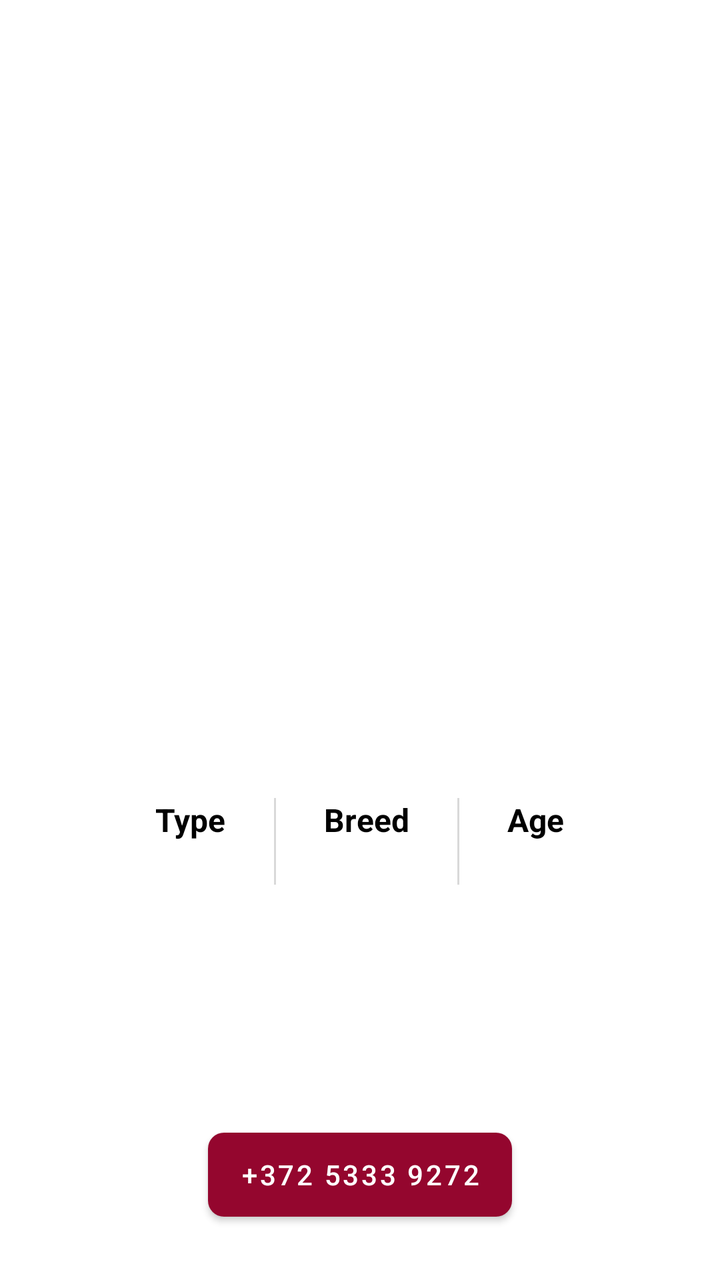
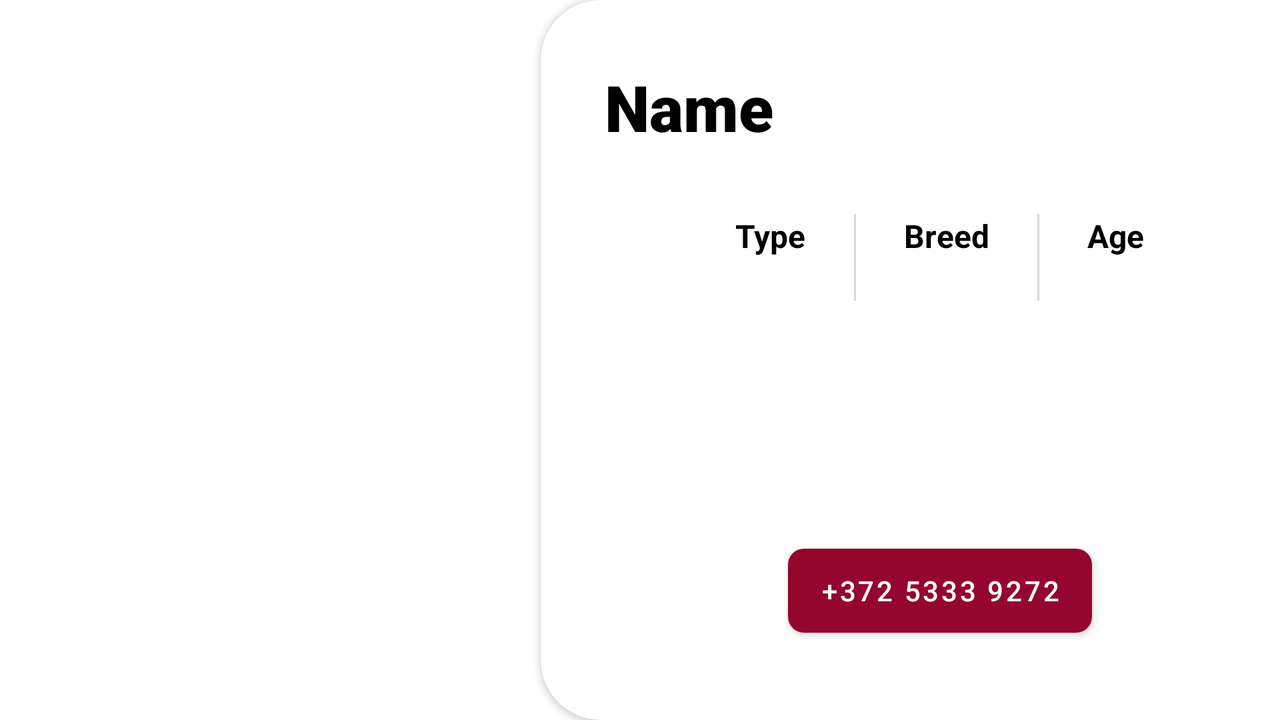

Compare how this app lays out the same screen by default and in its alternative resource folder. The renders come first, then the two layout files and the values they reference.
<!-- AndroidManifest.xml: application theme Theme.Shelter -->
<!-- res/layout/fragment_animal_details.xml -->
<?xml version="1.0" encoding="utf-8"?>
<RelativeLayout xmlns:android="http://schemas.android.com/apk/res/android"
    xmlns:app="http://schemas.android.com/apk/res-auto"
    xmlns:tools="http://schemas.android.com/tools"
    android:layout_width="match_parent"
    android:layout_height="match_parent"
    android:orientation="vertical">

    <androidx.viewpager.widget.ViewPager
        android:id="@+id/viewpager_animal"
        android:layout_width="match_parent"
        android:layout_height="330dp" />


    <ScrollView
        android:layout_width="match_parent"
        android:layout_height="wrap_content"
        android:layout_marginTop="300dp">

        <androidx.cardview.widget.CardView
            android:layout_width="match_parent"
            android:layout_height="wrap_content"
            app:cardCornerRadius="@dimen/corner_radius_large"
            app:cardElevation="0dp">

            <RelativeLayout
                android:layout_width="match_parent"
                android:layout_height="wrap_content"
                android:padding="24dp">

                <com.google.android.material.textview.MaterialTextView
                    android:id="@+id/textview_name"
                    android:layout_width="wrap_content"
                    android:layout_height="wrap_content"
                    android:fontFamily="sans-serif-black"
                    android:textColor="@color/text_main"
                    android:textSize="32sp"
                    android:textStyle="bold" />

                <ImageView
                    android:id="@+id/imageview_gender"
                    android:layout_width="35dp"
                    android:layout_height="35dp"
                    android:layout_alignBottom="@id/textview_name"
                    android:layout_marginStart="12dp"
                    android:layout_marginBottom="2dp"
                    android:layout_toEndOf="@id/textview_name" />

                <LinearLayout
                    android:id="@+id/info_container"
                    android:layout_width="wrap_content"
                    android:layout_height="wrap_content"
                    android:layout_below="@+id/textview_name"
                    android:layout_centerHorizontal="true"
                    android:layout_marginTop="@dimen/margin_large">

                    <LinearLayout

                        android:layout_width="wrap_content"
                        android:layout_height="wrap_content"
                        android:orientation="vertical">

                        <TextView
                            android:id="@+id/type_label"
                            android:layout_width="wrap_content"
                            android:layout_height="wrap_content"
                            android:text="@string/type_label"
                            android:textColor="@color/text_main"
                            android:textSize="16sp"
                            android:textStyle="bold" />

                        <TextView
                            android:id="@+id/textview_type"
                            android:layout_width="wrap_content"
                            android:layout_height="wrap_content"
                            android:textSize="16sp" />

                    </LinearLayout>

                    <View
                        android:layout_width="1dp"
                        android:layout_height="match_parent"
                        android:layout_marginStart="24dp"
                        android:layout_marginEnd="24dp"
                        android:background="#d9d9d9" />

                    <LinearLayout
                        android:layout_width="wrap_content"
                        android:layout_height="wrap_content"
                        android:orientation="vertical">

                        <TextView
                            android:id="@+id/breed_label"
                            android:layout_width="wrap_content"
                            android:layout_height="wrap_content"
                            android:text="@string/breed_label"
                            android:textColor="@color/text_main"
                            android:textSize="16sp"
                            android:textStyle="bold" />

                        <TextView
                            android:id="@+id/textview_breed"
                            android:layout_width="wrap_content"
                            android:layout_height="wrap_content"
                            android:textSize="16sp" />

                    </LinearLayout>

                    <View
                        android:layout_width="1dp"
                        android:layout_height="match_parent"
                        android:layout_marginStart="24dp"
                        android:layout_marginEnd="24dp"
                        android:background="#d9d9d9" />

                    <LinearLayout
                        android:layout_width="wrap_content"
                        android:layout_height="wrap_content"
                        android:orientation="vertical">

                        <TextView
                            android:id="@+id/age_label"
                            android:layout_width="wrap_content"
                            android:layout_height="wrap_content"
                            android:text="@string/age_label"
                            android:textColor="@color/text_main"
                            android:textSize="16sp"
                            android:textStyle="bold" />

                        <TextView
                            android:id="@+id/textview_age"
                            android:layout_width="wrap_content"
                            android:layout_height="wrap_content"
                            android:textSize="16sp" />

                    </LinearLayout>

                </LinearLayout>


                <TextView
                    android:id="@+id/textview_description"
                    android:layout_width="wrap_content"
                    android:layout_height="wrap_content"
                    android:layout_below="@+id/info_container"
                    android:layout_centerHorizontal="true"
                    android:layout_marginTop="@dimen/margin_large"
                    android:lineSpacingExtra="4dp" />


                <TextView
                    android:id="@+id/text_meet_animal"
                    android:layout_width="wrap_content"
                    android:layout_height="wrap_content"
                    android:layout_below="@+id/textview_description"
                    android:layout_centerHorizontal="true"
                    android:layout_marginTop="@dimen/margin_large"
                    android:layout_marginBottom="@dimen/margin_medium"/>


                <com.google.android.material.button.MaterialButton
                    android:id="@+id/button_call"
                    android:layout_height="54dp"
                    android:layout_below="@+id/text_meet_animal"
                    android:layout_centerHorizontal="true"
                    android:text="@string/phone_number_visit"
                    app:cornerRadius="@dimen/corner_radius_standard"
                    style="@style/call_button"/>


            </RelativeLayout>

        </androidx.cardview.widget.CardView>

    </ScrollView>

</RelativeLayout>
<!-- resources referenced by this layout -->
<resources>
  <color name="text_main">#FF000000</color>
  <dimen name="corner_radius_large">30dp</dimen>
  <dimen name="corner_radius_standard">8dp</dimen>
  <dimen name="margin_large">32dp</dimen>
  <dimen name="margin_medium">16dp</dimen>
  <string name="age_label">Age</string>
  <string name="breed_label">Breed</string>
  <string name="phone_number_visit">+372 5333 9272</string>
  <string name="type_label">Type</string>
  <style name="call_button">
          <item name="android:layout_width">wrap_content</item>
          <item name="android:drawableLeft">@drawable/ic_baseline_call_24</item>
      </style>
  <style name="Theme.Shelter" parent="Theme.MaterialComponents.DayNight.DarkActionBar">
          
  
          <item name="colorPrimary">@color/primary</item>
          <item name="colorPrimaryVariant">@color/primary_dark</item>
          <item name="colorOnPrimary">@color/white</item>
          
          <item name="colorSecondary">@color/teal_200</item>
          <item name="colorSecondaryVariant">@color/teal_700</item>
          <item name="colorOnSecondary">@color/black</item>
          
          <item name="android:statusBarColor" tools:targetApi="l">?attr/colorPrimaryVariant</item>
          
      </style>
  <color name="primary">#94062E</color>
  <color name="primary_dark">#5F0005</color>
  <color name="white">#FFFFFFFF</color>
  <color name="teal_200">#FF03DAC5</color>
  <color name="teal_700">#FF018786</color>
  <color name="black">#FF000000</color>
</resources>
<!-- res/layout-land/fragment_animal_details.xml (the repository's variant of the layout above) -->
<!-- drawn on the phone turned sideways -->
<?xml version="1.0" encoding="utf-8"?>
<LinearLayout xmlns:android="http://schemas.android.com/apk/res/android"
    xmlns:app="http://schemas.android.com/apk/res-auto"
    xmlns:tools="http://schemas.android.com/tools"
    android:layout_width="match_parent"
    android:layout_height="match_parent"
    android:orientation="horizontal">

    <androidx.viewpager.widget.ViewPager
        android:id="@+id/viewpager_animal"
        android:layout_width="300dp"
        android:layout_height="match_parent" />

    <androidx.cardview.widget.CardView
        android:layout_width="match_parent"
        android:layout_height="match_parent"
        android:layout_marginStart="-30dp"
        android:layout_marginEnd="-30dp"
        app:cardCornerRadius="@dimen/corner_radius_large">

        <ScrollView
            android:layout_width="match_parent"
            android:layout_height="wrap_content">


            <RelativeLayout
                android:layout_width="match_parent"
                android:layout_height="wrap_content"
                android:padding="@dimen/margin_large">

                <com.google.android.material.textview.MaterialTextView
                    android:id="@+id/textview_name"
                    android:layout_width="wrap_content"
                    android:layout_height="wrap_content"
                    android:fontFamily="sans-serif-black"
                    android:text="@string/name_placeholder"
                    android:textColor="@color/text_main"
                    android:textSize="32sp"
                    android:textStyle="bold" />

                <ImageView
                    android:id="@+id/imageview_gender"
                    android:layout_width="35dp"
                    android:layout_height="35dp"
                    android:layout_alignBottom="@id/textview_name"
                    android:layout_marginStart="12dp"
                    android:layout_marginBottom="2dp"
                    android:layout_toEndOf="@id/textview_name" />

                <LinearLayout
                    android:id="@+id/info_container"
                    android:layout_width="wrap_content"
                    android:layout_height="wrap_content"
                    android:layout_below="@+id/textview_name"
                    android:layout_centerHorizontal="true"
                    android:layout_marginTop="@dimen/margin_large">

                    <LinearLayout

                        android:layout_width="wrap_content"
                        android:layout_height="wrap_content"
                        android:orientation="vertical">

                        <TextView
                            android:id="@+id/type_label"
                            android:layout_width="wrap_content"
                            android:layout_height="wrap_content"
                            android:text="@string/type_label"
                            android:textColor="@color/text_main"
                            android:textSize="16sp"
                            android:textStyle="bold" />

                        <TextView
                            android:id="@+id/textview_type"
                            android:layout_width="wrap_content"
                            android:layout_height="wrap_content"
                            android:textSize="16sp" />

                    </LinearLayout>

                    <View
                        android:layout_width="1dp"
                        android:layout_height="match_parent"
                        android:layout_marginStart="24dp"
                        android:layout_marginEnd="24dp"
                        android:background="#d9d9d9" />

                    <LinearLayout
                        android:layout_width="wrap_content"
                        android:layout_height="wrap_content"
                        android:orientation="vertical">

                        <TextView
                            android:id="@+id/breed_label"
                            android:layout_width="wrap_content"
                            android:layout_height="wrap_content"
                            android:text="@string/breed_label"
                            android:textColor="@color/text_main"
                            android:textSize="16sp"
                            android:textStyle="bold" />

                        <TextView
                            android:id="@+id/textview_breed"
                            android:layout_width="wrap_content"
                            android:layout_height="wrap_content"
                            android:textSize="16sp" />

                    </LinearLayout>

                    <View
                        android:layout_width="1dp"
                        android:layout_height="match_parent"
                        android:layout_marginStart="24dp"
                        android:layout_marginEnd="24dp"
                        android:background="#d9d9d9" />

                    <LinearLayout
                        android:layout_width="wrap_content"
                        android:layout_height="wrap_content"
                        android:orientation="vertical">

                        <TextView
                            android:id="@+id/age_label"
                            android:layout_width="wrap_content"
                            android:layout_height="wrap_content"
                            android:text="@string/age_label"
                            android:textColor="@color/text_main"
                            android:textSize="16sp"
                            android:textStyle="bold" />

                        <TextView
                            android:id="@+id/textview_age"
                            android:layout_width="wrap_content"
                            android:layout_height="wrap_content"
                            android:textSize="16sp" />
                    </LinearLayout>

                </LinearLayout>


                <TextView
                    android:id="@+id/textview_description"
                    android:layout_width="wrap_content"
                    android:layout_height="wrap_content"
                    android:layout_below="@+id/info_container"
                    android:layout_centerHorizontal="true"
                    android:layout_marginTop="@dimen/margin_large"
                    android:lineSpacingExtra="4dp" />


                <TextView
                    android:id="@+id/text_meet_animal"
                    android:layout_width="wrap_content"
                    android:layout_height="wrap_content"
                    android:layout_below="@+id/textview_description"
                    android:layout_centerHorizontal="true"
                    android:layout_marginTop="@dimen/margin_large"
                    android:layout_marginBottom="@dimen/margin_medium"/>


                <com.google.android.material.button.MaterialButton
                    android:id="@+id/button_call"
                    android:layout_height="54dp"
                    android:layout_below="@+id/text_meet_animal"
                    android:layout_centerHorizontal="true"
                    android:text="@string/phone_number_visit"
                    app:cornerRadius="@dimen/corner_radius_standard"
                    style="@style/call_button"/>

            </RelativeLayout>

        </ScrollView>

    </androidx.cardview.widget.CardView>

</LinearLayout>
<!-- resources referenced by the variant -->
<!-- as the phone turned sideways resolves them -->
<resources>
  <color name="text_main">#FF000000</color>
  <dimen name="corner_radius_large">30dp</dimen>
  <dimen name="corner_radius_standard">8dp</dimen>
  <dimen name="margin_large">32dp</dimen>
  <dimen name="margin_medium">16dp</dimen>
  <string name="age_label">Age</string>
  <string name="breed_label">Breed</string>
  <string name="name_placeholder">Name</string>
  <string name="phone_number_visit">+372 5333 9272</string>
  <string name="type_label">Type</string>
  <style name="call_button">
          <item name="android:layout_width">wrap_content</item>
          <item name="android:drawableLeft">@drawable/ic_baseline_call_24</item>
      </style>
  <style name="Theme.Shelter" parent="Theme.MaterialComponents.DayNight.DarkActionBar">
          
  
          <item name="colorPrimary">@color/primary</item>
          <item name="colorPrimaryVariant">@color/primary_dark</item>
          <item name="colorOnPrimary">@color/white</item>
          
          <item name="colorSecondary">@color/teal_200</item>
          <item name="colorSecondaryVariant">@color/teal_700</item>
          <item name="colorOnSecondary">@color/black</item>
          
          <item name="android:statusBarColor" tools:targetApi="l">?attr/colorPrimaryVariant</item>
          
      </style>
  <color name="primary">#94062E</color>
  <color name="primary_dark">#5F0005</color>
  <color name="white">#FFFFFFFF</color>
  <color name="teal_200">#FF03DAC5</color>
  <color name="teal_700">#FF018786</color>
  <color name="black">#FF000000</color>
</resources>
